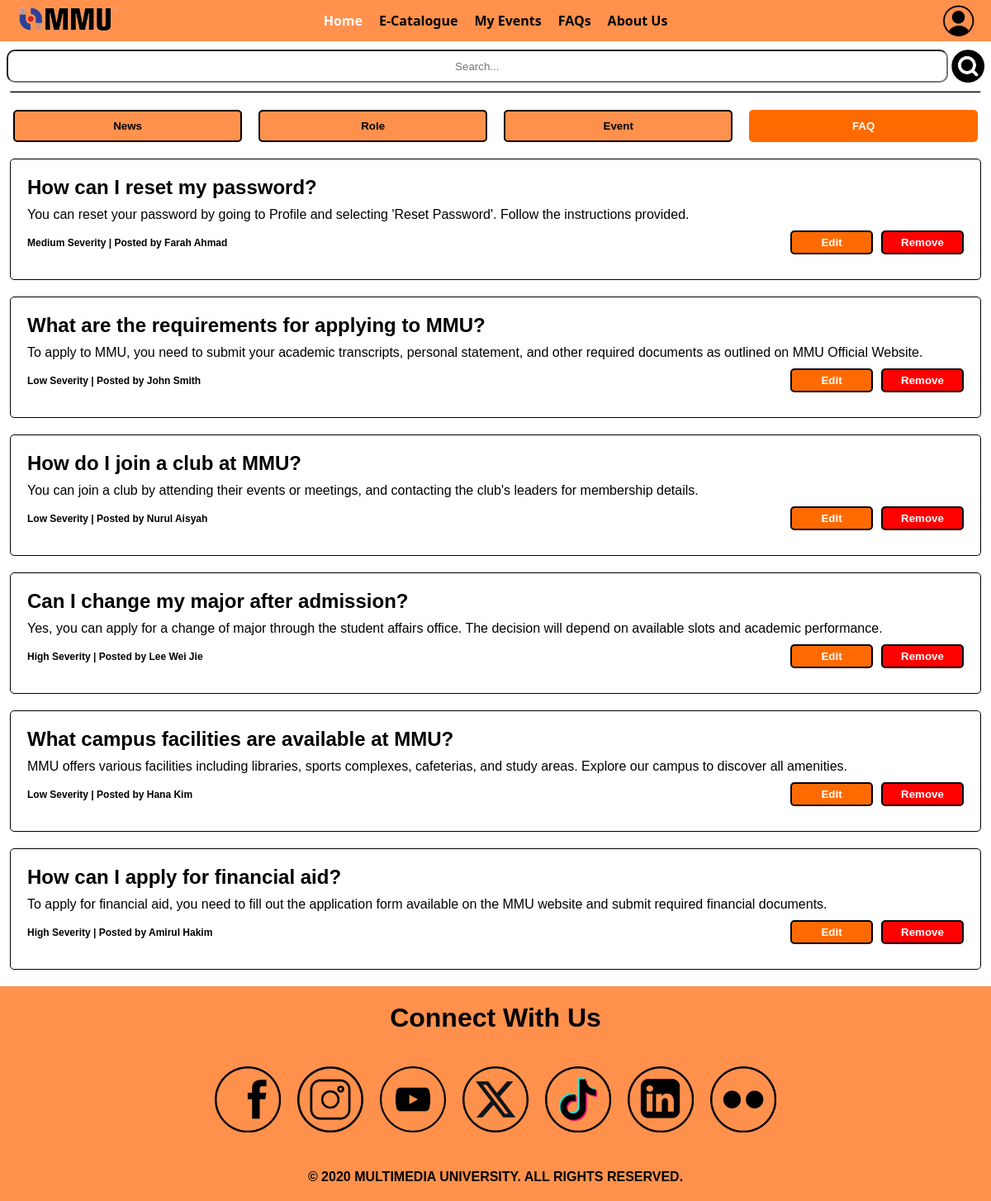
/manager.php?page=faqManager (signed in), run on the app's committed database.
### tables this page shows
CREATE TABLE `faq` (
  `faqID` int(8) NOT NULL,
  `question` text NOT NULL,
  `answer` text NOT NULL,
  `email` text NOT NULL,
  `severityQuestion` text NOT NULL,
  `userID` int(8) NOT NULL
);

### manager.php (the view, shortened to what this page needs)
<?php
    $conn = OpenCon();
    if ($_GET['page'] == 'faqManager'){
        $faq_sql = "SELECT * FROM faq";
        $faq_result = $conn->query($faq_sql);
        $faqs = array();
        if ($faq_result->num_rows > 0) {
            while ($row = $faq_result->fetch_assoc()) {
                $faqId = $row['faqID'];
                $faqQuestion = $row['question'];
                $faqAnswer = nl2br($row['answer']);
                $faqSeverity = $row['severityQuestion'];
                $userId = $row['userID'];
                $faq_sql_2 = "SELECT * FROM user WHERE userID = $userId LIMIT 1";
                $faq_result_2 = $conn->query($faq_sql_2);
                $row_2 = $faq_result_2->fetch_assoc();
                $username = $row_2['username'];
                $faq = array(
                    'faqId' => $faqId,
                    'faqQuestion' => $faqQuestion,
                    'faqAnswer' => $faqAnswer,
                    'faqSeverity' => $faqSeverity,
                    'userId' => $userId,
                    'username' => $username
                );
                $faqs[] = $faq;
            }
        }
    }
    function displayFAQ($faqs){
        foreach ($faqs as $faq){
            echo("
                <div class='content-block'>
                    <h2 id='Question'>$faq[faqQuestion]</h2>
                    <p id='Answer'>$faq[faqAnswer]</p>
                    <div class='content-bottom'>
                        <p id='PostedBy'>$faq[faqSeverity] Severity | Posted by $faq[username] </p>
                        <div class='button-container'>
                            <button id='EditButton'>Edit</button>
                            <a href='manager/remove_faq.php?id=$faq[faqId]'><button id='RemoveButton'>Remove</button></a>
                        </div>
                    </div>
                    <div class='edit-faq'>
                        <hr><br>
                        <form action='manager/edit_faq.php' method='post'>
                            <input type='hidden' name='faqId' value='".$faq['faqId']."'>
                            <p>Question:<br><br><input type='text' name='faqQuestion' id='faqQuestion' value='".$faq['faqQuestion']."'></p>
                            <p>Answer:<br><br><textarea name='faqAnswer' id='faqAnswer'>".str_replace(array('<br />', '<br>', '<br/>'), '', $faq['faqAnswer'])."</textarea></p>
                            <p>Severity:
                                <select name='faqSeverity' id='faqSeverity'>
                                    <option value='Low'");
                                    if ($faq['faqSeverity'] == 'Low') echo(" selected");
                                    echo(" >Low</option>
                                    <option value='Medium'");
                                    echo(" >Medium</option>
                                    <option value='High'");
                                    if ($faq['faqSeverity'] == 'High') echo (" selected");
                                    echo(">High</option>
                                </select>
                            </p>
                            <div class='button-container'>
                                <button id='editButton'>Confirm</button>
                                <button id='cancelButton'>Cancel</button>
                            </div>
                        </form>
                    </div>
                </div>
            ");
        }
    }
?>
<!DOCTYPE html>
<html lang="en">
<head>
    <link rel="stylesheet" href="css/resetStyle.css">
    <link rel="stylesheet" href="css/headerStyle.css">
    <link rel="stylesheet" href="css/searchStyle.css">
    <link rel="stylesheet" href="css/footerStyle.css">
    <link rel="stylesheet" href="css/eventsStyle.css">
    <link rel="stylesheet" href="css/managerStyle.css">
</head>
<body>
    <?php include 'header.php' ?>
    <div class="search">
        <input type="text" id="searchBar" placeholder="Search...">
        <img src="images/searchIcon.png" alt="Search" id="searchIcon" onclick="searchEvents()"><hr>
    </div>
    <div class="main">
        <div class="buttons">
            <button id="NewsButton">News</button>
            <button id="RoleButton">Role</button>
            <button id="EventButton">Event</button>
            <button id="FAQButton">FAQ</button>
        </div>
        </div>
        <div class="content">
            <?php
                if(isset($_GET['page'])){
                    if ($_GET['page'] == 'newsManager'){
                        displayNews($news);
                    }
                    else if ($_GET['page'] == 'roleManager'){
                        displayRole($roles);
                    }
                    else if ($_GET['page'] == 'eventManager'){
                        displayEvent($events);
                    }
                    else if ($_GET['page'] == 'faqManager'){
                        displayFAQ($faqs);
                    }
                    else if ($_GET['page'] == 'announcementManager'){
                        displayAnnouncement($event, $announcements);
                    }
                }
            ?>
        </div>
    <?php include 'footer.php' ?>
</body>
</html>

### css/searchStyle.css (style rules this page uses)
.search { margin-top: 60px; text-align: center; }
.search input#searchBar { width: 95%; height: 40px; border-radius: 10px; text-align: center; display: inline-block; }
.search img#searchIcon { height: 40px; cursor: pointer; display: inline-block; vertical-align: middle; }
.search hr { width: 98%; margin: 10px auto; height: 3px; background-color: black; }

### css/eventsStyle.css (style rules this page uses)
.main { display: flex; flex-direction: column; align-items: center; justify-content: center; }
.event-details span#host, p { font-weight: bold; }

### css/managerStyle.css (style rules this page uses)
h2 { text-align: center; margin-bottom: 10px; }
.main { display: flex; flex-direction: column; align-items: center; justify-content: center; margin-top: 20px; }
.buttons { display: flex; justify-content: center; margin-bottom: 20px; width: 99%; }
.buttons button { margin: 0 10px; padding: 10px 20px; border: none; border-radius: 5px; background-color: #ff914d; cursor: pointer; font-weight: bold; width: 25%; border: solid 2px black; }
.content { display: flex; flex-direction: column; align-items: center; justify-content: center; }
.content-block { width: 98%; padding: 20px; border: 1px solid #000000; border-radius: 5px; margin-bottom: 20px; display: block; }
.content-bottom { display: flex; justify-content: space-between; align-items: center; width: 100%; }
#RemoveButton { padding: 5px 10px; border: 2px solid black; border-radius: 5px; cursor: pointer; color: white; font-weight: bold; width: 100px; background-color: red; }
.button-container { padding: 10px 0; display: flex; }
#Question { text-align: left; font-weight: bold; }
#Answer { text-align: left; font-weight: normal; }
#PostedBy { text-align: left; font-weight: bold; font-size: 12px; }
#EditButton { margin-right: 10px; padding: 5px 10px; border: 2px solid black; border-radius: 5px; cursor: pointer; color: white; font-weight: bold; width: 100px; background-color: #ff6a00; }

### data on the page
faq: question "How can I reset my password?", answer "You can reset your password by going to Profile and selecting 'Reset Password'. Follow the instructions provided.", severityQuestion "Medium", faq "Farah Ahmad"
faq: question "What are the requirements for applying to MMU?", answer "To apply to MMU, you need to submit your academic transcripts, personal statement, and other required documents as outlined on MMU Official Website.", severityQuestion "Low", faq "John Smith"
faq: question "How do I join a club at MMU?", answer "You can join a club by attending their events or meetings, and contacting the club's leaders for membership details.", severityQuestion "Low", faq "Nurul Aisyah"
faq: question "Can I change my major after admission?", answer "Yes, you can apply for a change of major through the student affairs office. The decision will depend on available slots and academic performance.", severityQuestion "High", faq "Lee Wei Jie"
faq: question "What campus facilities are available at MMU?", answer "MMU offers various facilities including libraries, sports complexes, cafeterias, and study areas. Explore our campus to discover all amenities.", severityQuestion "Low", faq "Hana Kim"
faq: question "How can I apply for financial aid?", answer "To apply for financial aid, you need to fill out the application form available on the MMU website and submit required financial documents.", severityQuestion "High", faq "Amirul Hakim"
